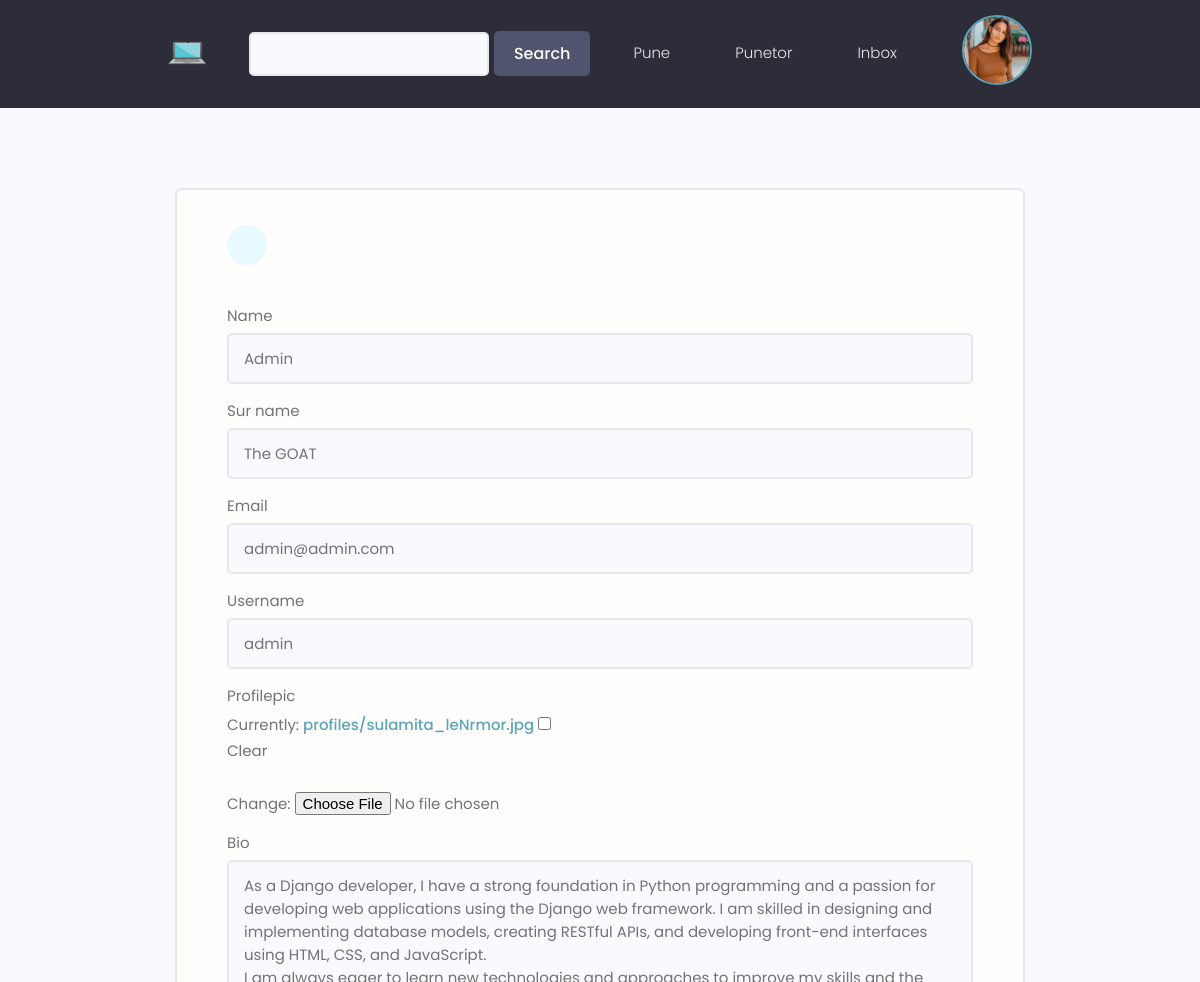
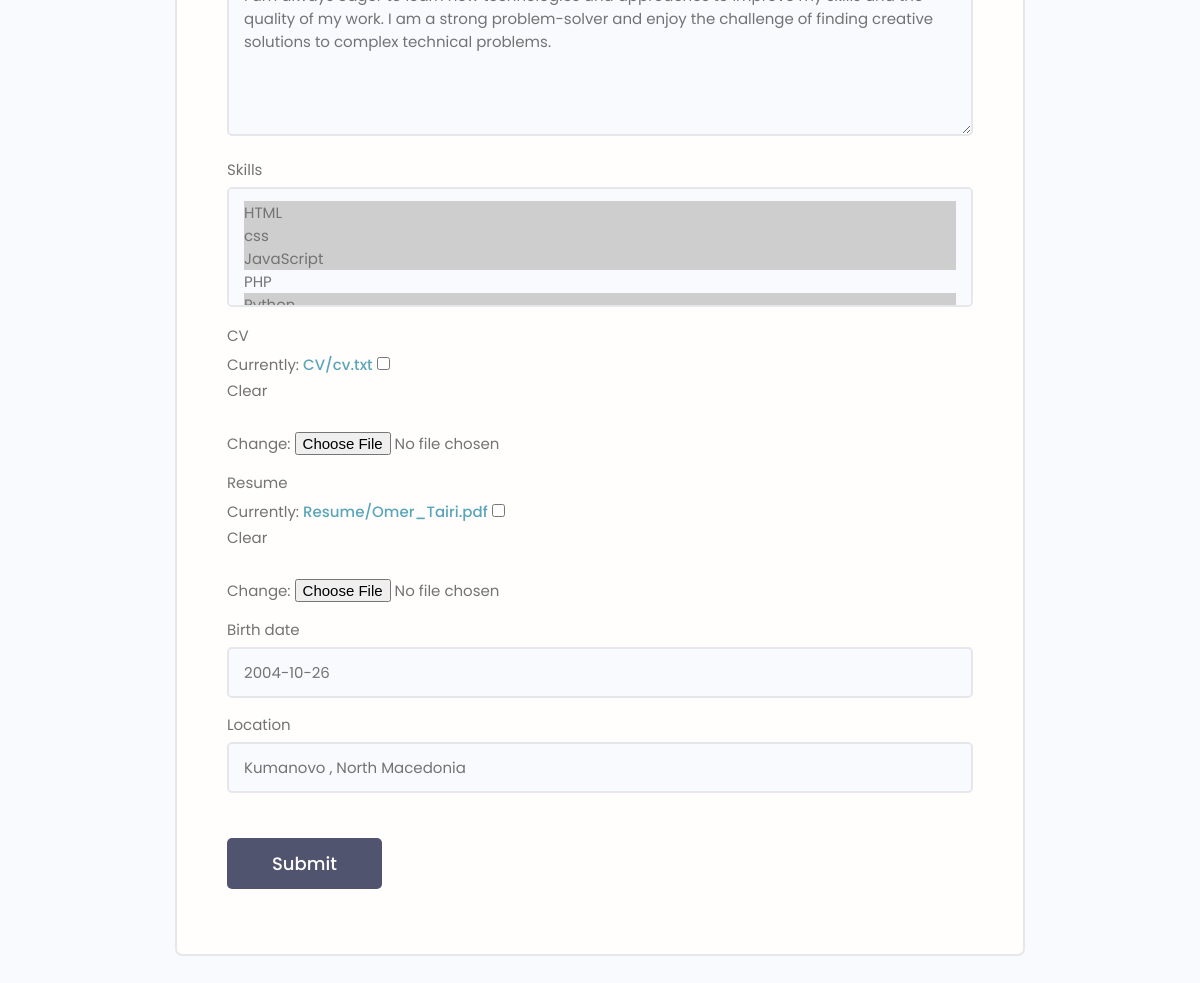
Page /edit-profile/ (signed in) on the committed database (2 pictures, top to bottom).
### users/models.py (models this page shows, shortened)
class Profile(models.Model):
    user = models.OneToOneField(User , on_delete = models.CASCADE ,  null=True , blank=True)
    name = models.CharField(max_length=150 , null=True , blank=True)
    sur_name = models.CharField(max_length=150 , null=True , blank=True)
    email = models.EmailField(max_length=500 , blank=True , null=True)
    username = models.CharField(max_length=200 ,unique = True ,blank=True , null=True)
    profilepic = models.ImageField(blank=True , null=True, upload_to='profiles/', default='static/images/profiles/user-default.png')
    bio = models.TextField(blank=True , null=True)
    skills = models.ManyToManyField('Skills', blank=True)
    CV = models.FileField(upload_to='CV/',blank=True , null=True)
    resume = models.FileField(upload_to='Resume/',blank=True , null=True)
    birth_date = models.DateField(blank=True, null=True)
    business = models.BooleanField(default=False)
    location = models.CharField(max_length=200 , blank=True , null=True)
    created = models.DateTimeField(auto_now_add = True)
    id = models.UUIDField(default=uuid.uuid4 , unique=True ,
                        primary_key=True , editable=False)

### users/views.py (the view)
# urls.py: path('edit-profile/', views.editProfile , name='edit-profile'),
def editProfile(request):
    profile = request.user.profile
    form = EditProfileForm(instance=profile)
    if request.method == 'POST':
        form = EditProfileForm(request.POST , request.FILES , instance=profile)
        if form.is_valid():
            profile = form.save(commit=False)
            profile.save()
            return redirect('profile' , username = profile.username)
    context = {
        'profile':profile,
        'form':form
    }
    return render(request , 'users/edit-account.html', context)

### users/forms.py
class EditProfileForm(ModelForm):
    class Meta:
        model = Profile
        fields = ['name','sur_name','email','username','profilepic',
                'bio','skills' ,'CV','resume' ,'birth_date','location']
    def __init__(self , *args , **kwargs):
        super(EditProfileForm, self).__init__(*args, **kwargs)
        for name, field in self.fields.items():
            field.widget.attrs.update({'class':'input'})

### users/models.py (called while the page is built)
    def __str__(self):
        return str(self.name)

### users/templates/users/edit-account.html (shortened to what this page needs)
{% extends 'base.html' %}
{% block content %}
 <main class="formPage my-xl">
    <div class="content-box">
        <div class="formWrapper">
            <a class="backButton" href="{% url 'profile' profile.username %}"></a>
            <br>
            <form class="form" method="POST" action="{% url 'edit-profile' %}" enctype="multipart/form-data">
                {% for field in form %}
                <div class="form__field">
                    <label for="formInput#text">{{field.label}}</label>
                    {{field}}
                </div>
                {% endfor %}
                <input class="btn btn--sub btn--lg  my-md" type="submit" value="Submit" />
            </form>
        </div>
    </div>
</main>
{% endblock content %}

### templates/navbar.html (shortened to what this page needs)
{% load static %}
<header class="header">
    <div class="container container--narrow">
      <a href="{% url 'home' %}" class="header__logo">
        <img style="float: left;" src="{% static 'images/logo.png' %}" alt="DevSearch Logo" />
      </a>
      <div class="hero-section__search">
        <form class="form" action="" method="get">
          <div style="font-size: 10px;" class="form__field">
            <input style="width: 70%;" class="input input--text" id="formInput#search" type="text" name="text"/>
          </div>
          <input style="margin-left: -15px;" class="btn btn--sub" type="submit" value="Search" />
        </form>
      </div>
      <nav class="header__nav">
        <ul class="header__menu">
          {% if request.path == '/kerko-pune/' %}
          <li class="header__menuItem"><a href="{% url 'shpall-pune' %}">Shpall Pune</a></li>
          {% else %}
          <li class="header__menuItem"><a href="{% url 'kerko-pune' %}">Pune</a></li>
          {% endif %}
          <li class="header__menuItem"><a href="{% url 'puntor' %}">Punetor</a></li>
          {% if request.user.is_authenticated %}
          <li class="header__menuItem"><a href="{% url 'inbox' %}">Inbox</a></li>
        <span onclick="openNav()">
            {% if user.profile.profilepic %}
            <img class="avatar avatar--md" src="{{ user.profile.profilepic.url }}" >
            {% else %}
            <img src="{% static 'images/profiles/user-default.png' %}" class="avatar avatar--md">
            {% endif %}
        </span>
          {% else %}
          <li class="header__menuItem"><a href="{% url 'login' %}" class="btn btn--sub">Login/Sign Up</a></li>
          {% endif%}
        </ul>
      </nav>
    </div>
</header>

### static/styles/app.css (style rules this page uses)
:root { --color-sub: #2d2d39; }
.btn--sub { background-color: var(--color-sub-light); }
img { width: 100%; }
.content-box { width: 95%; max-width: 85rem; margin: 0 auto; }
.header { position: sticky; z-index: 111; background-color: var(--color-sub); padding: 1.5rem 0; }
.header > .container { display: flex; justify-content: space-between; align-items: center; }
.header__logo > img { height: 3.8rem; }
.header__nav > ul { display: inline-flex; align-items: center; list-style: none; gap: 6.5rem; }
.header__menuItem > a { color: var(--color-light); font-weight: 300; }
.hero-section__search > .form { display: flex; align-items: center; justify-content: center; gap: 2rem; }
.hero-section__search > .form input.input--text { width: 50rem; }
.backButton { background: var(--color-main-light); color: var(--color-main); width: 4rem; height: 4rem; display: flex; align-items: center; justify-content: center; border-radius: 50%; }
.formPage .formWrapper { list-style: none; background: var(--color-white); padding: 3.5rem 5rem; border: 2px solid var(--color-light); border-radius: 0.7rem; }

### static/uikit/styles/modules/_variables.css (style rules this page uses)
:root { --color-main: #5aa5b9; --color-main-light: #e6faff; --color-sub: #3f4156; --color-sub-light: #51546e; --color-sub-lighter: #ededfd; --color-text: #737373; --color-gray: #8b8b8b; --color-light: #e5e7eb; --color-light-gray: #767676; --color-bg: #f8fafd; --color-white: #fffefd; --color-white-light: #f3f3f3; --color-success: #359e64; --color-success-bg: #def8e8; --color-error: #fc4b0b; --color-error-bg: #fff2ee; --font-base: 'Poppins', arial, helvetica, 'Segoe UI', roboto, ubuntu, sans-serif; --font-monospace: 'Fira Code', 'Courier New', courier, monospace; --font-regular: 300; --font-medium: 500; --font-bold: 700; --generic-shadow: 1px 1px 5px #00000010; --generic-transition: all 0.3s ease-in-out; }

### static/uikit/styles/modules/_base.css (style rules this page uses)
* { margin: 0; padding: 0; box-sizing: border-box; text-rendering: optimizeLegibility; color: inherit; font-size: inherit; }
html { font-size: 50%; }
@media only screen and (min-width: 480px) { html { font-size: 56.25%; } }
@media only screen and (min-width: 1200px) { html { font-size: 62.5%; } }
body { line-height: 1.6; font-weight: 400; font-size: 1.5rem; color: var(--color-text); background-color: var(--color-bg); min-height: 100vh; }

### static/uikit/styles/modules/_typography.css (style rules this page uses)
* { font-family: var(--font-base); }
p, span, strong { font-size: 1.6rem; color: var(--color-text); font-weight: var(--font-regular); }
a { padding-bottom: 2px; text-decoration: none; display: inline-block; color: var(--color-main); font-weight: var(--font-medium); }

### static/uikit/styles/modules/_utilities.css (style rules this page uses)
.container { width: 92%; max-width: 165rem; margin: 0 auto; box-sizing: border-box; }
.container--narrow { width: 92%; max-width: 120rem; }
@media screen and (min-width: 1000px) { .container { width: 90%; } }
@media screen and (min-width: 1000px) { .container--narrow { width: 85%; } }
@media screen and (min-width: 1200px) { .container { width: 80%; } }
@media screen and (min-width: 1200px) { .container--narrow { width: 72%; } }
.my-md { margin: 3rem auto; }
.my-xl { margin: 8rem auto; }

### static/uikit/styles/modules/_avatar.css (style rules this page uses)
.avatar { border-radius: 50%; border: 2px solid var(--color-main); object-fit: cover; }
.avatar--md { height: 7rem; width: 7rem; }

### static/uikit/styles/modules/_button.css (style rules this page uses)
.btn { display: inline-block; position: relative; cursor: pointer; background-color: var(--color-light); font-weight: var(--font-medium); color: var(--color-sub); text-decoration: none; padding: 1rem 2rem; border-radius: 0.5rem; border: none; width: -webkit-fit-content; width: -moz-fit-content; width: fit-content; height: -webkit-fit-content; height: -moz-fit-content; height: fit-content; font-size: 1.6rem; outline-width: 0; outline-color: transparent; -webkit-backface-visibility: hidden; backface-visibility: hidden; transition: all 0.3s ease-in-out; }
.btn--sub { background-color: var(--color-sub); color: var(--color-white); }
.btn--lg { font-size: 1.8rem; padding: 1.2rem 4.5rem; }

### static/uikit/styles/modules/_form.css (style rules this page uses)
.form { display: block; }
.form__field { margin-top: 1.5rem; margin-bottom: 1.5rem; }
.form__label, .form__field > label { display: block; margin-bottom: 0.5rem; color: var(--color-text); }
input.input[type='text'], input.input[type='email'], input.input[type='password'], input.input[type='number'], select.input, textarea.input { min-width: 24rem; width: 100%; padding: 1.2rem 1.5rem; border-radius: 0.5rem; border: 2px solid var(--color-light); transition: all 0.3s ease-in-out; background-color: var(--color-bg); }

### rows in the picture
Profile: form "Admin" "The GOAT" "admin@admin.com" "admin" "As a Django developer, I have a strong foundation in Python programming and a passion for developing web applications using the Django web framework. I am skilled in designing and implementing database models, creating RESTful APIs, and developing front-end interfaces using HTML, CSS, and JavaScript. I am always eager to learn new technologies and approaches to improve my skills and the quality of my work. I am a strong problem-solver and enjoy the challenge of finding creative solutions to complex technical problems." "2004-10-26" "Kumanovo , North Macedonia"

### other values in the picture
{{ field.label }} "Name" "Sur name" "Email" "Username" "Profilepic" "Bio" "Skills" "CV" "Resume" "Birth date" "Location"
